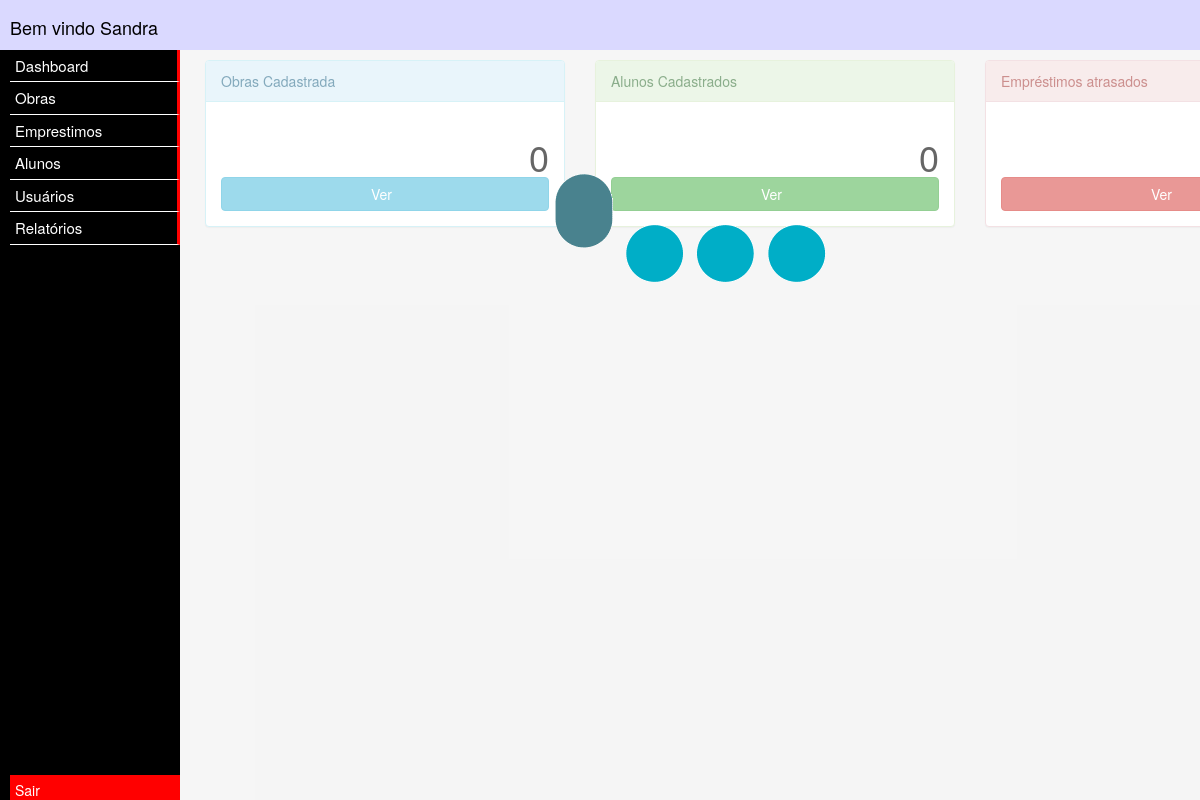
Page /principal.php (signed in) on the committed database.
### tables this page shows
CREATE TABLE IF NOT EXISTS `tb_modulos` (
  `id_modulo` int(11) NOT NULL AUTO_INCREMENT,
  `titulo` varchar(50) DEFAULT NULL,
  `arquivo_base` varchar(255) DEFAULT NULL,
  `ordem` int(11) DEFAULT NULL,
  PRIMARY KEY (`id_modulo`)
);

### principal.php (the view, shortened to what this page needs)
<!DOCTYPE html>
<html lang="pt-br">
<head>
  <link rel="stylesheet" href="https://maxcdn.bootstrapcdn.com/bootstrap/3.4.1/css/bootstrap.min.css">
  <link rel='stylesheet' href='estilo.css'>
</head>
<body>
<?php
include('conexao.php');
?>
<div class='topo'>
  <p class='bem-vindo'>Bem vindo <?php echo $_SESSION['usuario']; ?></p>
</div>
<div class='fundo-menu'>
  <?php
    $select = "SELECT titulo, arquivo_base FROM tb_modulos
               ORDER BY ordem";
    $bd = mysqli_query($conn, $select) or die("Não foi possivel montar o Menu");
    while ($linha = mysqli_fetch_assoc($bd)) {?>
      <div class='bt_menu' onclick="modulo('<?php echo $linha['arquivo_base'] ?>')"><?php echo $linha['titulo'] ?></div>
    <?php } ?>
    <div class='sair' onclick='sair()'>
      Sair
    </div>
</div>
<div class='conteudo'>
  <?php
  if(isset($_REQUEST['modulo'])){
    include($_REQUEST['modulo']);
  } else {
    include("dash.php");
  } ?>
</div>
<div class='load'>
  <img src='load.gif'>
</div>

### estilo.css (style rules this page uses)
.topo { width: 100%; height: 50px; position: fixed; top: 0px; left: 0px; background-color: #dad9ff; color: #000; padding-left: 10px; }
.bem-vindo { font-size: 18px; margin-top: 15px; }
.fundo-menu { width: 15vw; height: calc(100vh - 50px); position: fixed; top: 50px; left: 0px; background-color: #000; color: #fff; padding-left: 10px; }
.conteudo { width: calc(100vw - 15vw); height: calc(100vh - 50px); position: fixed; top: 50px; left: 15vw; background-color: #efefef; color: #000; padding: 10px; }
.bt_menu { width: 100%; color: #fff; font-size: 15px; border-bottom: solid 1px #fff; padding: 5px; cursor: pointer; border-right: solid 3px #f00; }
.sair { border-right: solid 3px #00f; width: 100%; background-color: #f00; color: #fff; height: 25px; position: absolute; top: 100%; margin-top: -25px; cursor: pointer; padding: 5px; }
.load { z-index: 99; width: calc(100vw - 15vw); height: calc(100vh - 50px); position: fixed; top: 50px; left: 15vw; background-color: rgba(255, 255, 255, 0.4); color: #000; padding: 10px; text-align: center; }

### rows in the picture
tb_modulos: titulo "Dashboard"
tb_modulos: titulo "Obras"
tb_modulos: titulo "Emprestimos"
tb_modulos: titulo "Alunos"
tb_modulos: titulo "Usuários"
tb_modulos: titulo "Relatórios"

### other values in the picture
$_SESSION['usuario'] "Sandra"
